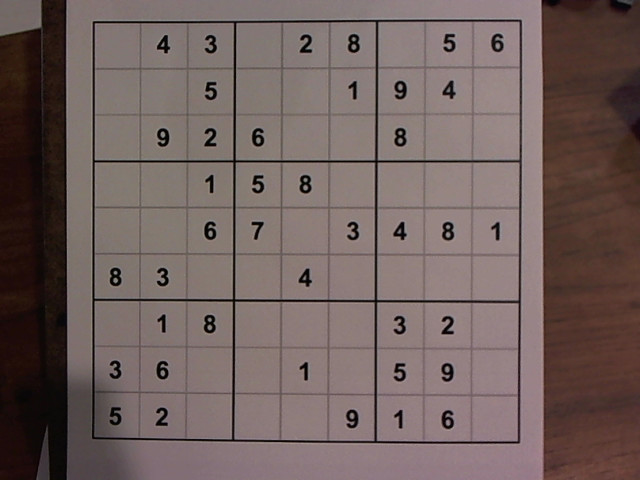
#> input picture carlos/sudoku/sudoku1.jpg, 640 x 480 px
$ python -i main.py   (imports and definitions only)   (older library calls are emulated)
#> lines starting #> are read from the running program, lines starting #| are printed output that depends on the picture; after the words box and inside, x2 and y2 are one past the last pixel; in counts of white or black regions, pixels touching at a corner belong together
### carlos/sudoku/norvig_sudoku.py
## Solve Every Sudoku Puzzle

## See http://norvig.com/sudoku.html

## Throughout this program we have:
##   r is a row,    e.g. 'A'
##   c is a column, e.g. '3'
##   s is a square, e.g. 'A3'
##   d is a digit,  e.g. '9'
##   u is a unit,   e.g. ['A1','B1','C1','D1','E1','F1','G1','H1','I1']
##   grid is a grid,e.g. 81 non-blank chars, e.g. starting with '.18...7...
##   values is a dict of possible values, e.g. {'A1':'12349', 'A2':'8', ...}

def cross(A, B):
    "Cross product of elements in A and elements in B."
    return [a+b for a in A for b in B]

digits   = '123456789'
rows     = 'ABCDEFGHI'
cols     = digits
squares  = cross(rows, cols)
unitlist = ([cross(rows, c) for c in cols] +
            [cross(r, cols) for r in rows] +
            [cross(rs, cs) for rs in ('ABC','DEF','GHI') for cs in ('123','456','789')])
#> further down, picture is the input picture: shape (480, 640, 3); mean B, G, R 93.7, 96.4, 112.7
units = dict((s, [u for u in unitlist if s in u])
             for s in squares)
peers = dict((s, set(sum(units[s],[]))-set([s]))
             for s in squares)

################ Unit Tests ################

# [78 lines left out: functions test, parse_grid, grid_values, assign, eliminate, display, not called in this run]

################ Search ################

def solve(grid): return search(parse_grid(grid))

# [18 lines left out: functions search, some, not called in this run]

def from_file(filename, sep='\n'):
    "Parse a file into a list of strings, separated by sep."
    return file(filename).read().strip().split(sep)

# [5 lines left out: function shuffled, not called in this run]

################ System test ################

import time, random

# [37 lines left out: functions solve_all, solved, random_puzzle, not called in this run]

grid1  = '003020600900305001001806400008102900700000008006708200002609500800203009005010300'
grid2  = '4.....8.5.3..........7......2.....6.....8.4......1.......6.3.7.5..2.....1.4......'
hard1  = '.....6....59.....82....8....45........3........6..3.54...325..6..................'

# [6 lines that do not run on import are left out]

## References used:
## http://www.scanraid.com/BasicStrategies.htm
## http://www.sudokudragon.com/sudokustrategy.htm
## http://www.krazydad.com/blog/2005/09/29/an-index-of-sudoku-strategies/
## http://www2.warwick.ac.uk/fac/sci/moac/currentstudents/peter_cock/python/sudoku/

### carlos/sudoku/main.py
# Copyright 2014 Google Inc. All Rights Reserved.
#
# Licensed under the Apache License, Version 2.0 (the "License");
# you may not use this file except in compliance with the License.
# You may obtain a copy of the License at
#
#      http://www.apache.org/licenses/LICENSE-2.0
#
# Unless required by applicable law or agreed to in writing, software
# distributed under the License is distributed on an "AS IS" BASIS,
# WITHOUT WARRANTIES OR CONDITIONS OF ANY KIND, either express or implied.
# See the License for the specific language governing permissions and
# limitations under the License.

# main.py Code edited by:

# Merijn Testroote, 11173106
# Babette Mooij, 10740414
# Alexandra Spruit, 11262273
# Hannah Min, 11011580

# This code has been developed for the course ZSB 2017
# at the University of Amsterdam

# 30-06-2017 - We take no responsibility for the
# effects of this software nor if Carlos is taking over the
# world or getting around in fancy cars and winning all poker games.
# The code is served as is.

import cv2
from sudoku.image_parser import SudokuImageParser, ImageError
from sudoku.solver import SudokuSolver, ContradictionError

from skimage import exposure
import numpy as np
import argparse

def crop(image):
    # http://www.pyimagesearch.com/2014/04/21/building-pokedex-python-finding-game-boy-screen-step-4-6/
    # https://www.quora.com/How-can-I-detect-an-object-from-static-image-and-crop-it-from-the-image-using-openCV
    # load the query image, compute the ratio of the old height
    # to the new height, clone it, and resize it
    ratio = image.shape[0] / 300.0
#> ratio = 1.6
    orig = image.copy()

    # convert the image to grayscale, blur it, and find edges
    # in the image
    gray = cv2.cvtColor(image, cv2.COLOR_BGR2GRAY)
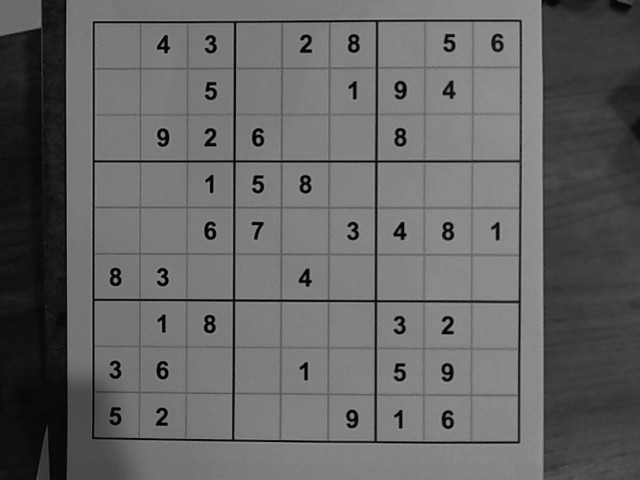
#> gray: shape (480, 640); min 0, max 163, mean 101
    gray = cv2.bilateralFilter(gray, 11, 17, 17)
    edged = cv2.Canny(gray, 30, 200)
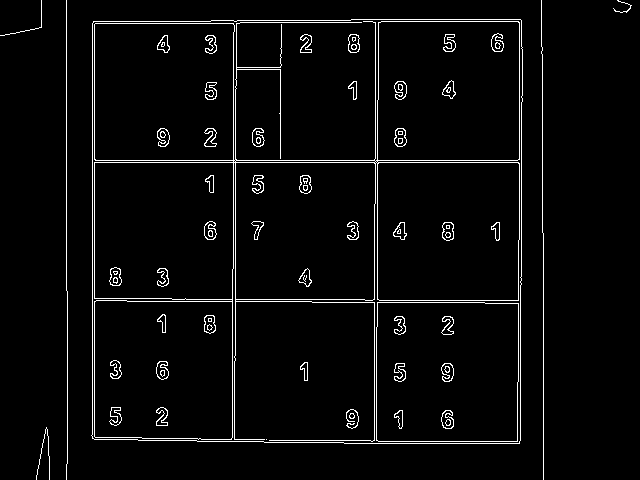
#> edged: shape (480, 640); 3.7% white in thin lines or dots

    (_, cnts, _) = cv2.findContours(edged.copy(), cv2.RETR_TREE, cv2.CHAIN_APPROX_SIMPLE)
#> cnts = 151 contours, 48 with area under 20; largest, box (x1, y1, x2, y2) and area: (91, 19, 523, 444) 180828, (91, 19, 523, 444) 180827, (94, 21, 520, 442) 115488, (377, 21, 520, 161) 19652, (376, 302, 519, 442) 19619
    cnts = sorted(cnts, key = cv2.contourArea, reverse = True)[:10]
#> cnts = 10 contours; largest, box (x1, y1, x2, y2) and area: (91, 19, 523, 444) 180828, (91, 19, 523, 444) 180827, (94, 21, 520, 442) 115488, (377, 21, 520, 161) 19652, (376, 302, 519, 442) 19619
    screenCnt = None

    # loop over our contours
    for c in cnts:
            # approximate the contour
            peri = cv2.arcLength(c, True)
            approx = cv2.approxPolyDP(c, 0.02 * peri, True)

            # if our approximated contour has four points, then
            # we can assume that we have found our screen
            if len(approx) == 4:
                screenCnt = approx
                x,y,w,h = cv2.boundingRect(screenCnt)
                if w>50 and h>50:
                    return image[y-10:y+h+10,x-10:x+w+10]
#> this loop made 1 pass
#> (peri, screenCnt, x, y, w, h) on pass 1: (1705.4, [[521, 20], [93, 21], [92, 438], [519, 443]], 92, 20, 430, 424)

def solve(image_name):
    parser = SudokuImageParser()
    solver = SudokuSolver()
    stringified_puzzle = ''

    try:
        image_data = cv2.imread(image_name, cv2.IMREAD_COLOR)
        img = crop(image_data.copy())

        stringified_puzzle = parser.parse(img)
    except:
        stringified_puzzle = False

    try:
        solution = solver.solve(stringified_puzzle)
    except:
        solution = False

    return (stringified_puzzle, solution)

>>> import cv2
>>> picture = cv2.imread('sudoku1.jpg')
>>> result = crop(picture)
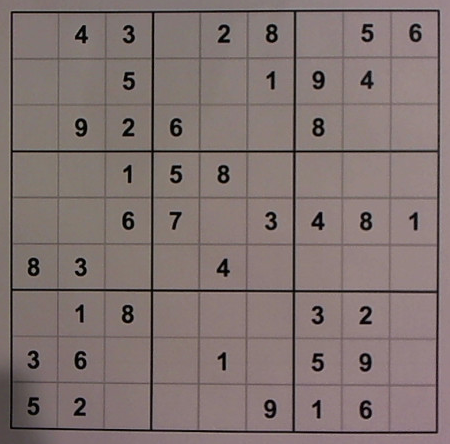
#> result: shape (444, 450, 3); mean B, G, R 113.8, 116, 130.1

$ run again, on carlos/sudoku/sudoku2.jpg
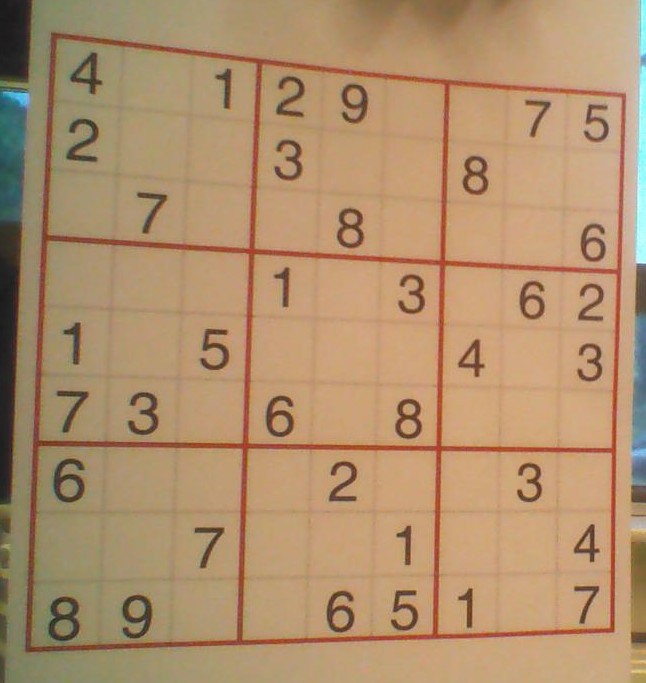
#> input picture carlos/sudoku/sudoku2.jpg, 646 x 683 px
#> picture is the input picture: shape (683, 646, 3); mean B, G, R 109, 144.4, 176.6
#> in crop, `edged = cv2.Canny(gray, 30, 200)`:
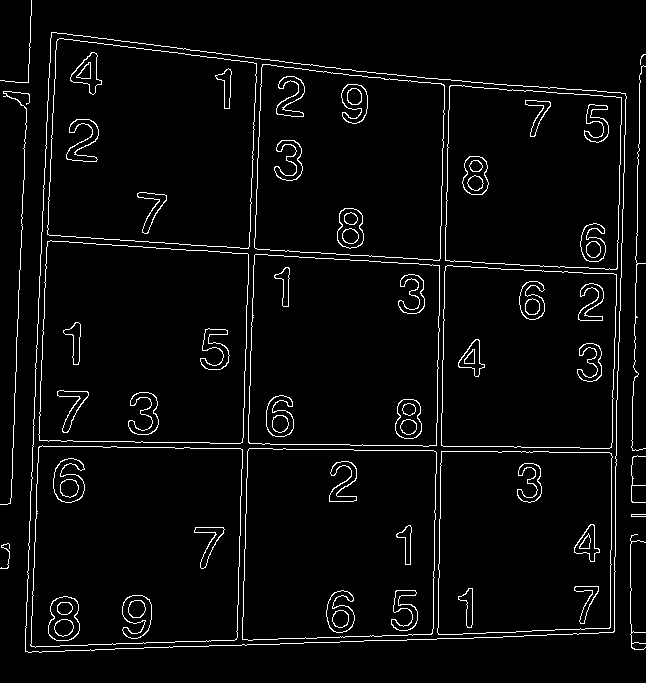
#> edged: shape (683, 646); 3.9% white in thin lines or dots
#> in crop, `(_, cnts, _) = cv2.findContours(edged.copy(), cv2.RETR_TREE, cv2.CHAIN..`: cnts = 136 contours, 8 with area under 20; largest, box (x1, y1, x2, y2) and area: (25, 32, 627, 653) 335602, (25, 32, 627, 653) 335599, (30, 445, 243, 648) 40151, (30, 445, 243, 648) 40145, (38, 240, 249, 444) 39564
#> in crop, `cnts = sorted(cnts, key = cv2.contourArea, reverse = True)[:10]`: cnts = 10 contours; largest, box (x1, y1, x2, y2) and area: (25, 32, 627, 653) 335602, (25, 32, 627, 653) 335599, (30, 445, 243, 648) 40151, (30, 445, 243, 648) 40145, (38, 240, 249, 444) 39564
#> the loop in crop, `for c in cnts:` made 1 pass
#> (peri, screenCnt, x, y, w, h) on pass 1: (2388.8, [[51, 32], [25, 651], [613, 632], [625, 93]], 25, 32, 601, 620)
#> `result = crop(picture)`:
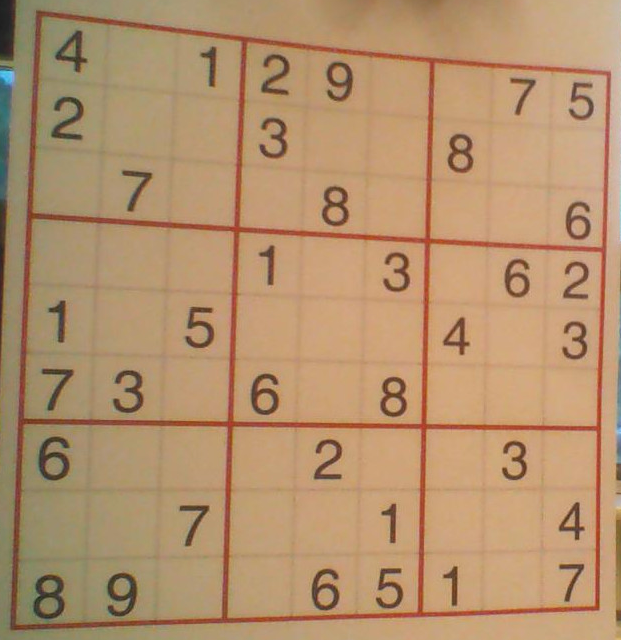
#> result: shape (640, 621, 3); mean B, G, R 109.4, 145.8, 180.6
